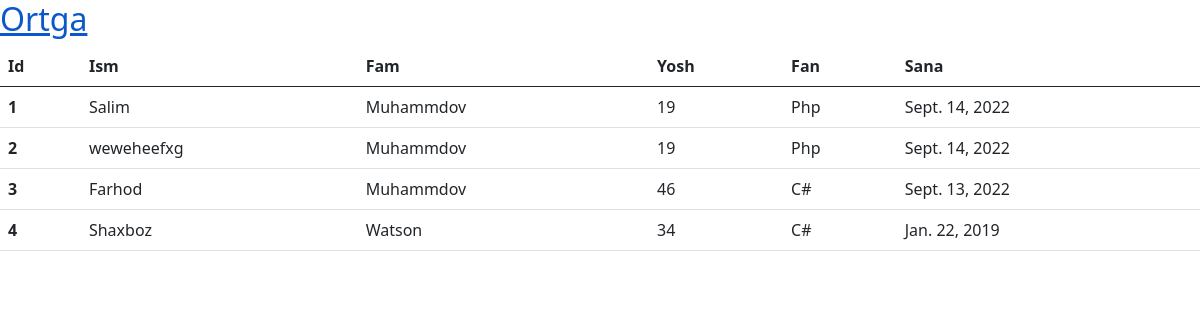
Page /Oqituvchilar/ on the committed database.
### myfiles/models.py (models this page shows)
class Teach(models.Model):
    ism = models.CharField(max_length=30)
    fam = models.CharField(max_length=30)
    yosh = models.IntegerField()
    sana = models.DateField()
    fan = models.ForeignKey(Fan, on_delete=models.CASCADE)

class Fan(models.Model):
    nomi = models.CharField(max_length=30)
    def __str__(self):
        return self.nomi

### myfiles/views.py (the view)
# urls.py: path('Oqituvchilar/', salom, name='soz1'),
def salom(malumot):
    ws = Teach.objects.all()
    return render(malumot, 'Oqituvchilar.html', {'ustoz':ws})

### templates/Oqituvchilar.html (shortened to what this page needs)
<!DOCTYPE html>
<html lang="en">
<head>
    <link href="https://cdn.jsdelivr.net/npm/bootstrap@5.0.2/dist/css/bootstrap.min.css" rel="stylesheet">
</head>
<body>
    <h2><a href="{% url 'soz'%}">Ortga</a></h2>
<table class="table">
  <thead>
    <tr>
      <th scope="col">Id</th>
      <th scope="col">Ism</th>
      <th scope="col">Fam</th>
      <th scope="col">Yosh</th>
      <th scope="col">Fan</th>
      <th scope="col">Sana</th>
    </tr>
  </thead>
  <tbody>
   {% for w in ustoz %}
    <tr>
      <th scope="row">{{w.id}}</th>
      <td>{{w.ism}}</td>
      <td>{{w.fam}}</td>
      <td>{{w.yosh}}</td>
      <td>{{w.fan}}</td>
      <td>{{w.sana}}</td>
    </tr>
   {% endfor %}
  </tbody>
</table>
</body>
</html>

### rows in the picture
Teach: id "1", ism "Salim", fam "Muhammdov", yosh "19", fan "Php", sana "Sept. 14, 2022"
Teach: id "2", ism "weweheefxg", fam "Muhammdov", yosh "19", fan "Php", sana "Sept. 14, 2022"
Teach: id "3", ism "Farhod", fam "Muhammdov", yosh "46", fan "C#", sana "Sept. 13, 2022"
Teach: id "4", ism "Shaxboz", fam "Watson", yosh "34", fan "C#", sana "Jan. 22, 2019"
